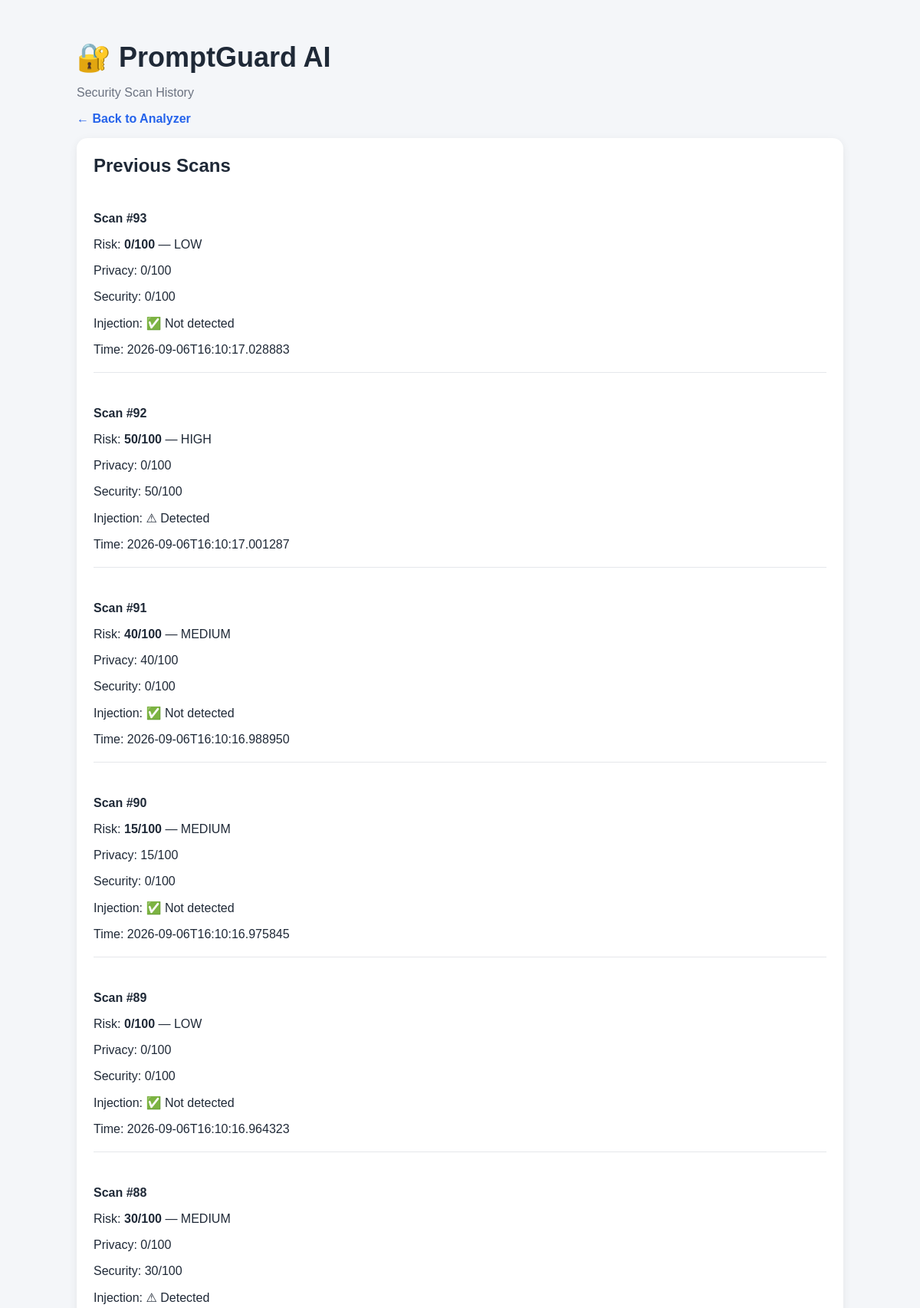
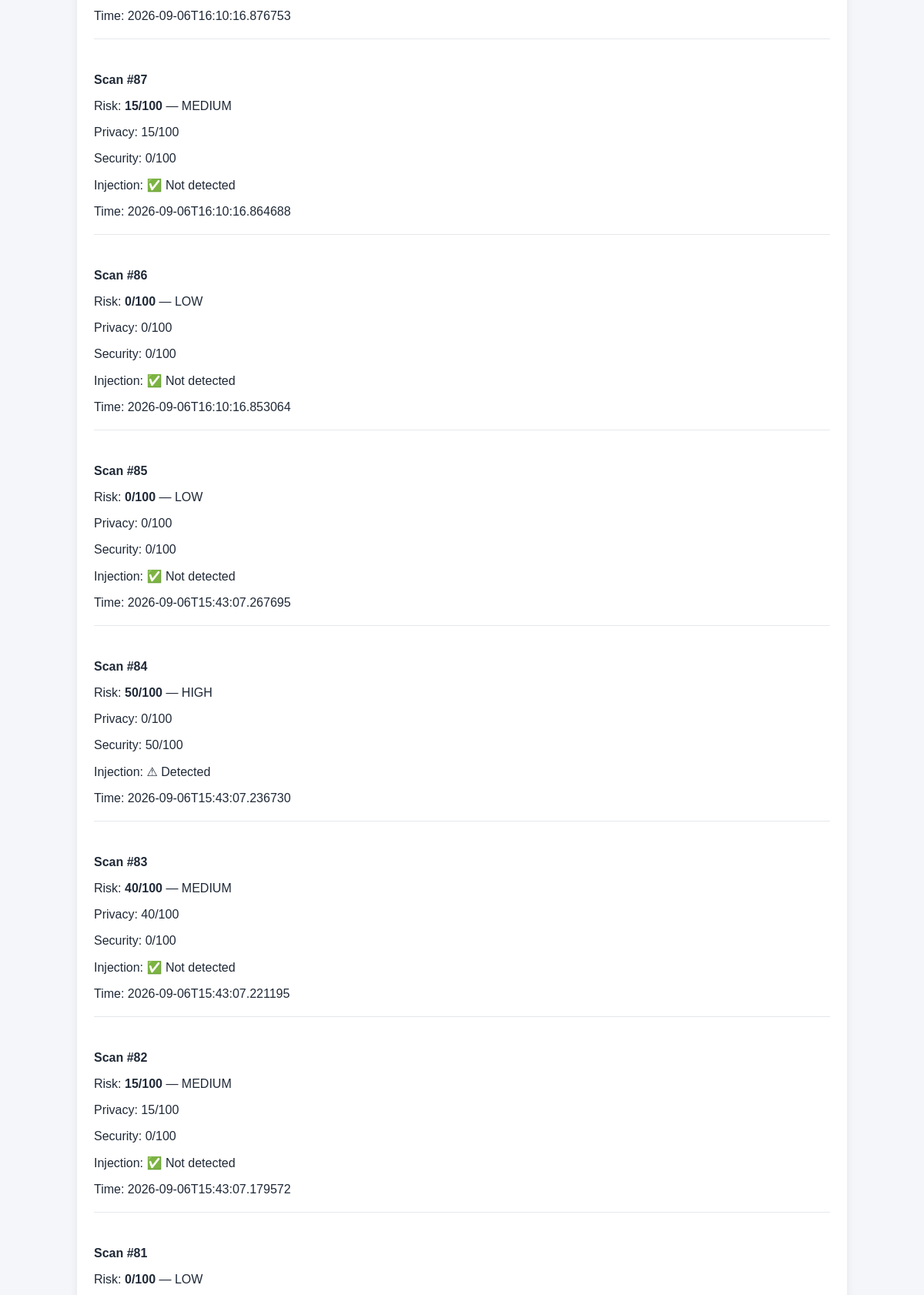
The app's page /history (upper part) with its own data (2 pictures, top to bottom).
### tables this page shows
CREATE TABLE scans (
            id INTEGER PRIMARY KEY AUTOINCREMENT,
            original_prompt TEXT NOT NULL,
            masked_prompt TEXT NOT NULL,
            privacy_score INTEGER NOT NULL,
            security_score INTEGER NOT NULL,
            overall_score INTEGER NOT NULL,
            overall_level TEXT NOT NULL,
            injection_detected INTEGER NOT NULL,
            created_at TEXT NOT NULL
        );

### backend/app.py (the view)
@app.route("/history")
def history():
    scans = get_scans()
    return render_template(
        "history.html",
        scans=scans
    )

### backend/database.py (called while the page is built)
def get_connection():
    connection = sqlite3.connect(DATABASE)
    connection.row_factory = sqlite3.Row
    return connection

def get_scans():
    connection = get_connection()
    scans = connection.execute(
        """
        SELECT *
        FROM scans
        ORDER BY id DESC
        """
    ).fetchall()
    connection.close()
    return scans

### frontend/templates/history.html (shortened to what this page needs)
<!DOCTYPE html>
<html>
<head>
    <link
        rel="stylesheet"
        href="{{ url_for('static', filename='style.css') }}"
    >
</head>
<body>
<div class="container">
    <h1>🔐 PromptGuard AI</h1>
    <p class="subtitle">
        Security Scan History
    </p>
    <p>
        <a href="/">← Back to Analyzer</a>
    </p>
    <div class="card">
        <h2>Previous Scans</h2>
        {% if scans %}
            {% for scan in scans %}
                <div class="history-item">
                    <p>
                        <strong>
                            Scan #{{ scan.id }}
                        </strong>
                    </p>
                    <p>
                        Risk:
                        <strong>
                            {{ scan.overall_score }}/100
                        </strong>
                        — {{ scan.overall_level }}
                    </p>
                    <p>
                        Privacy:
                        {{ scan.privacy_score }}/100
                    </p>
                    <p>
                        Security:
                        {{ scan.security_score }}/100
                    </p>
                    <p>
                        Injection:
                        {% if scan.injection_detected %}
                            ⚠ Detected
                        {% else %}
                            ✅ Not detected
                        {% endif %}
                    </p>
                    <p>
                        Time:
                        {{ scan.created_at }}
                    </p>
                    <hr>
                </div>
            {% endfor %}
        {% else %}
            <p>No scans recorded yet.</p>
        {% endif %}
    </div>
</div>
</body>
</html>

### frontend/static/style.css (style rules this page uses)
body { font-family: Arial, sans-serif; background: #f4f6f9; margin: 0; padding: 30px; color: #1f2937; }
.container { max-width: 1000px; margin: auto; }
h1 { margin-bottom: 5px; font-size: 36px; }
.subtitle { color: #6b7280; font-size: 16px; }
a { color: #2563eb; text-decoration: none; font-weight: bold; }
.card { background: white; padding: 22px; margin-bottom: 20px; border-radius: 14px; box-shadow: 0 3px 12px rgba(0,0,0,0.07); }
.card h2 { margin-top: 0; }
.history-item { padding: 10px 0; }
.history-item hr { border: none; border-top: 1px solid #e5e7eb; margin-top: 20px; }

### records on screen
scans: id "93", overall_score "0", overall_level "LOW", privacy_score "0", security_score "0", injection_detected "✅ Not detected", created_at "2026-09-06T16:10:17.028883"
scans: id "92", overall_score "50", overall_level "HIGH", privacy_score "0", security_score "50", injection_detected "⚠ Detected", created_at "2026-09-06T16:10:17.001287"
scans: id "91", overall_score "40", overall_level "MEDIUM", privacy_score "40", security_score "0", injection_detected "✅ Not detected", created_at "2026-09-06T16:10:16.988950"
scans: id "90", overall_score "15", overall_level "MEDIUM", privacy_score "15", security_score "0", injection_detected "✅ Not detected", created_at "2026-09-06T16:10:16.975845"
scans: id "89", overall_score "0", overall_level "LOW", privacy_score "0", security_score "0", injection_detected "✅ Not detected", created_at "2026-09-06T16:10:16.964323"
scans: id "88", overall_score "30", overall_level "MEDIUM", privacy_score "0", security_score "30", injection_detected "⚠ Detected", created_at "2026-09-06T16:10:16.876753"
scans: id "87", overall_score "15", overall_level "MEDIUM", privacy_score "15", security_score "0", injection_detected "✅ Not detected", created_at "2026-09-06T16:10:16.864688"
scans: id "86", overall_score "0", overall_level "LOW", privacy_score "0", security_score "0", injection_detected "✅ Not detected", created_at "2026-09-06T16:10:16.853064"
scans: id "85", overall_score "0", overall_level "LOW", privacy_score "0", security_score "0", injection_detected "✅ Not detected", created_at "2026-09-06T15:43:07.267695"
scans: id "84", overall_score "50", overall_level "HIGH", privacy_score "0", security_score "50", injection_detected "⚠ Detected", created_at "2026-09-06T15:43:07.236730"
scans: id "83", overall_score "40", overall_level "MEDIUM", privacy_score "40", security_score "0", injection_detected "✅ Not detected", created_at "2026-09-06T15:43:07.221195"
scans: id "82", overall_score "15", overall_level "MEDIUM", privacy_score "15", security_score "0", injection_detected "✅ Not detected", created_at "2026-09-06T15:43:07.179572"
scans: id "81", overall_score "0", overall_level "LOW"
